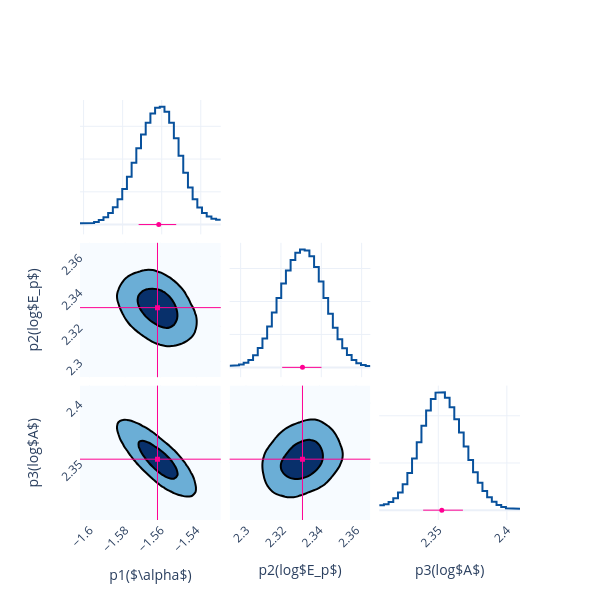

Notebook code for this chart:
### Code cell
fig = Plot.post_corner(boot, ploter='plotly')

### Figure 1 — Plotly figure (JSON) as saved in the notebook; plotly's stock layout.template omitted (floating-point values rounded to 4 significant figures; data arrays with more than 128 entries replaced by an {"elided": "..."} marker saying what was removed)
{"data": [{"line": {"color": "#08519c", "width": 2}, "mode": "lines", "name": "p1($\\alpha$)", "showlegend": false, "type": "scatter", "x": [-1.602, -1.599, -1.599, -1.597, -1.597, -1.595, -1.595, -1.592, -1.592, -1.59, -1.59, -1.587, -1.587, -1.585, -1.585, -1.583, -1.583, -1.58, -1.58, -1.578, -1.578, -1.575, -1.575, -1.573, -1.573, -1.571, -1.571, -1.568, -1.568, -1.566, -1.566, -1.563, -1.563, -1.561, -1.561, -1.559, -1.559, -1.556, -1.556, -1.554, -1.554, -1.551, -1.551, -1.549, -1.549, -1.547, -1.547, -1.544, -1.544, -1.542, -1.542, -1.539, -1.539, -1.537, -1.537, -1.535, -1.535, -1.532, -1.532, -1.53], "xaxis": "x", "y": [0.3753, 0.3753, 0.3908, 0.3908, 0.4966, 0.4966, 0.7942, 0.7942, 1.365, 1.365, 2.26, 2.26, 3.539, 3.539, 5.308, 5.308, 7.708, 7.708, 10.83, 10.83, 14.62, 14.62, 18.89, 18.89, 23.32, 23.32, 27.5, 27.5, 31.1, 31.1, 33.91, 33.91, 35.67, 35.67, 35.97, 35.97, 34.45, 34.45, 31.08, 31.08, 26.34, 26.34, 21.01, 21.01, 15.82, 15.82, 11.31, 11.31, 7.754, 7.754, 5.209, 5.209, 3.519, 3.519, 2.446, 2.446, 1.8, 1.8, 1.49, 1.49], "yaxis": "y"}, {"line": {"color": "#08519c", "width": 2}, "mode": "lines", "name": "p2(log$E_p$)", "showlegend": false, "type": "scatter", "x": [2.295, 2.297, 2.297, 2.299, 2.299, 2.302, 2.302, 2.304, 2.304, 2.306, 2.306, 2.308, 2.308, 2.311, 2.311, 2.313, 2.313, 2.315, 2.315, 2.318, 2.318, 2.32, 2.32, 2.322, 2.322, 2.325, 2.325, 2.327, 2.327, 2.329, 2.329, 2.332, 2.332, 2.334, 2.334, 2.336, 2.336, 2.339, 2.339, 2.341, 2.341, 2.343, 2.343, 2.346, 2.346, 2.348, 2.348, 2.35, 2.35, 2.353, 2.353, 2.355, 2.355, 2.357, 2.357, 2.36, 2.36, 2.362, 2.362, 2.364], "xaxis": "x5", "y": [0.5069, 0.5069, 0.6198, 0.6198, 0.8842, 0.8842, 1.39, 1.39, 2.277, 2.277, 3.711, 3.711, 5.849, 5.849, 8.771, 8.771, 12.42, 12.42, 16.61, 16.61, 21.06, 21.06, 25.44, 25.44, 29.39, 29.39, 32.59, 32.59, 34.76, 34.76, 35.76, 35.76, 35.44, 35.44, 33.68, 33.68, 30.44, 30.44, 26.02, 26.02, 21.07, 21.07, 16.26, 16.26, 12.02, 12.02, 8.534, 8.534, 5.797, 5.797, 3.729, 3.729, 2.242, 2.242, 1.258, 1.258, 0.6948, 0.6948, 0.4513, 0.4513], "yaxis": "y5"}, {"colorscale": [[0, "rgb(247,251,255)"], [0.125, "rgb(222,235,247)"], [0.25, "rgb(198,219,239)"], [0.375, "rgb(158,202,225)"], [0.5, "rgb(107,174,214)"], [0.625, "rgb(66,146,198)"], [0.75, "rgb(33,113,181)"], [0.875, "rgb(8,81,156)"], [1, "rgb(8,48,107)"]], "contours": {"end": 0.004751, "size": 0.003663, "start": 0.001088}, "line": {"width": 2}, "name": "p1($\\alpha$)&p2(log$E_p$)", "ncontours": 2, "showlegend": false, "showscale": false, "type": "contour", "x": [-1.605, -1.603, -1.601, -1.598, -1.596, -1.593, -1.591, -1.589, -1.586, -1.584, -1.581, -1.579, -1.577, -1.574, -1.572, -1.569, -1.567, -1.565, -1.562, -1.56, -1.557, -1.555, -1.553, -1.55, -1.548, -1.545, -1.543, -1.541, -1.538, -1.536, -1.533, -1.531, -1.529, -1.526], "xaxis": "x4", "y": [2.291, 2.293, 2.296, 2.298, 2.3, 2.303, 2.305, 2.307, 2.31, 2.312, 2.314, 2.317, 2.319, 2.321, 2.324, 2.326, 2.328, 2.331, 2.333, 2.335, 2.338, 2.34, 2.342, 2.345, 2.347, 2.349, 2.352, 2.354, 2.356, 2.359, 2.361, 2.363, 2.366, 2.368], "yaxis": "y4", "z": {"elided": "34x34 float values"}}, {"line": {"color": "#08519c", "width": 2}, "mode": "lines", "name": "p3(log$A$)", "showlegend": false, "type": "scatter", "x": [2.307, 2.31, 2.31, 2.314, 2.314, 2.317, 2.317, 2.321, 2.321, 2.324, 2.324, 2.327, 2.327, 2.331, 2.331, 2.334, 2.334, 2.338, 2.338, 2.341, 2.341, 2.345, 2.345, 2.348, 2.348, 2.351, 2.351, 2.355, 2.355, 2.358, 2.358, 2.362, 2.362, 2.365, 2.365, 2.369, 2.369, 2.372, 2.372, 2.375, 2.375, 2.379, 2.379, 2.382, 2.382, 2.386, 2.386, 2.389, 2.389, 2.392, 2.392, 2.396, 2.396, 2.399, 2.399, 2.403, 2.403, 2.406, 2.406, 2.41], "xaxis": "x9", "y": [1.048, 1.048, 1.271, 1.271, 1.742, 1.742, 2.524, 2.524, 3.729, 3.729, 5.493, 5.493, 7.906, 7.906, 10.93, 10.93, 14.38, 14.38, 17.91, 17.91, 21.11, 21.11, 23.56, 23.56, 24.91, 24.91, 24.97, 24.97, 23.83, 23.83, 21.81, 21.81, 19.26, 19.26, 16.44, 16.44, 13.5, 13.5, 10.63, 10.63, 8.013, 8.013, 5.811, 5.811, 4.067, 4.067, 2.746, 2.746, 1.781, 1.781, 1.106, 1.106, 0.6717, 0.6717, 0.4291, 0.4291, 0.3245, 0.3245, 0.2954, 0.2954], "yaxis": "y9"}, {"colorscale": [[0, "rgb(247,251,255)"], [0.125, "rgb(222,235,247)"], [0.25, "rgb(198,219,239)"], [0.375, "rgb(158,202,225)"], [0.5, "rgb(107,174,214)"], [0.625, "rgb(66,146,198)"], [0.75, "rgb(33,113,181)"], [0.875, "rgb(8,81,156)"], [1, "rgb(8,48,107)"]], "contours": {"end": 0.007326, "size": 0.005771, "start": 0.001555}, "line": {"width": 2}, "name": "p1($\\alpha$)&p3(log$A$)", "ncontours": 2, "showlegend": false, "showscale": false, "type": "contour", "x": [-1.605, -1.603, -1.601, -1.598, -1.596, -1.593, -1.591, -1.589, -1.586, -1.584, -1.581, -1.579, -1.577, -1.574, -1.572, -1.569, -1.567, -1.565, -1.562, -1.56, -1.557, -1.555, -1.553, -1.55, -1.548, -1.545, -1.543, -1.541, -1.538, -1.536, -1.533, -1.531, -1.529, -1.526], "xaxis": "x7", "y": [2.302, 2.305, 2.309, 2.312, 2.315, 2.319, 2.322, 2.326, 2.329, 2.333, 2.336, 2.339, 2.343, 2.346, 2.35, 2.353, 2.357, 2.36, 2.363, 2.367, 2.37, 2.374, 2.377, 2.38, 2.384, 2.387, 2.391, 2.394, 2.398, 2.401, 2.404, 2.408, 2.411, 2.415], "yaxis": "y7", "z": {"elided": "34x34 float values"}}, {"colorscale": [[0, "rgb(247,251,255)"], [0.125, "rgb(222,235,247)"], [0.25, "rgb(198,219,239)"], [0.375, "rgb(158,202,225)"], [0.5, "rgb(107,174,214)"], [0.625, "rgb(66,146,198)"], [0.75, "rgb(33,113,181)"], [0.875, "rgb(8,81,156)"], [1, "rgb(8,48,107)"]], "contours": {"end": 0.004467, "size": 0.003449, "start": 0.001018}, "line": {"width": 2}, "name": "p2(log$E_p$)&p3(log$A$)", "ncontours": 2, "showlegend": false, "showscale": false, "type": "contour", "x": [2.291, 2.293, 2.296, 2.298, 2.3, 2.303, 2.305, 2.307, 2.31, 2.312, 2.314, 2.317, 2.319, 2.321, 2.324, 2.326, 2.328, 2.331, 2.333, 2.335, 2.338, 2.34, 2.342, 2.345, 2.347, 2.349, 2.352, 2.354, 2.356, 2.359, 2.361, 2.363, 2.366, 2.368], "xaxis": "x8", "y": [2.302, 2.305, 2.309, 2.312, 2.315, 2.319, 2.322, 2.326, 2.329, 2.333, 2.336, 2.339, 2.343, 2.346, 2.35, 2.353, 2.357, 2.36, 2.363, 2.367, 2.37, 2.374, 2.377, 2.38, 2.384, 2.387, 2.391, 2.394, 2.398, 2.401, 2.404, 2.408, 2.411, 2.415], "yaxis": "y8", "z": {"elided": "34x34 float values"}}, {"error_x": {"array": [0.008934], "arrayminus": [0.01029], "color": "#FF0092", "symmetric": false, "thickness": 1, "type": "data", "width": 0}, "marker": {"color": "#FF0092", "size": 5, "symbol": "circle"}, "mode": "markers", "name": "p1($\\alpha$)", "showlegend": false, "type": "scatter", "x": [-1.562], "xaxis": "x", "y": [0.01], "yaxis": "y"}, {"error_x": {"array": [0.009431], "arrayminus": [0.01007], "color": "#FF0092", "symmetric": false, "thickness": 1, "type": "data", "width": 0}, "marker": {"color": "#FF0092", "size": 5, "symbol": "circle"}, "mode": "markers", "name": "p2(log$E_p$)", "showlegend": false, "type": "scatter", "x": [2.331], "xaxis": "x5", "y": [0.01], "yaxis": "y5"}, {"error_x": {"array": [0.0154], "arrayminus": [0.01361], "color": "#FF0092", "symmetric": false, "thickness": 1, "type": "data", "width": 0}, "marker": {"color": "#FF0092", "size": 5, "symbol": "circle"}, "mode": "markers", "name": "p3(log$A$)", "showlegend": false, "type": "scatter", "x": [2.353], "xaxis": "x9", "y": [0.01], "yaxis": "y9"}, {"marker": {"color": "#FF0092", "size": 5, "symbol": "square"}, "mode": "markers", "name": "p1($\\alpha$)&p2(log$E_p$)", "showlegend": false, "type": "scatter", "x": [-1.562], "xaxis": "x4", "y": [2.331], "yaxis": "y4"}, {"marker": {"color": "#FF0092", "size": 5, "symbol": "square"}, "mode": "markers", "name": "p1($\\alpha$)&p3(log$A$)", "showlegend": false, "type": "scatter", "x": [-1.562], "xaxis": "x7", "y": [2.353], "yaxis": "y7"}, {"marker": {"color": "#FF0092", "size": 5, "symbol": "square"}, "mode": "markers", "name": "p2(log$E_p$)&p3(log$A$)", "showlegend": false, "type": "scatter", "x": [2.331], "xaxis": "x8", "y": [2.353], "yaxis": "y8"}], "layout": {"height": 600, "shapes": [{"line": {"color": "#FF0092", "width": 1}, "type": "line", "x0": -1.562, "x1": -1.562, "xref": "x4", "y0": 0, "y1": 1, "yref": "y4 domain"}, {"line": {"color": "#FF0092", "width": 1}, "type": "line", "x0": 0, "x1": 1, "xref": "x4 domain", "y0": 2.331, "y1": 2.331, "yref": "y4"}, {"line": {"color": "#FF0092", "width": 1}, "type": "line", "x0": -1.562, "x1": -1.562, "xref": "x7", "y0": 0, "y1": 1, "yref": "y7 domain"}, {"line": {"color": "#FF0092", "width": 1}, "type": "line", "x0": 0, "x1": 1, "xref": "x7 domain", "y0": 2.353, "y1": 2.353, "yref": "y7"}, {"line": {"color": "#FF0092", "width": 1}, "type": "line", "x0": 2.331, "x1": 2.331, "xref": "x8", "y0": 0, "y1": 1, "yref": "y8 domain"}, {"line": {"color": "#FF0092", "width": 1}, "type": "line", "x0": 0, "x1": 1, "xref": "x8 domain", "y0": 2.353, "y1": 2.353, "yref": "y8"}], "width": 600, "xaxis": {"anchor": "y", "domain": [0, 0.32], "showticklabels": false, "tickangle": -45}, "xaxis2": {"anchor": "y2", "domain": [0.34, 0.66], "showticklabels": false, "tickangle": -45}, "xaxis3": {"anchor": "y3", "domain": [0.68, 1], "showticklabels": false, "tickangle": -45}, "xaxis4": {"anchor": "y4", "domain": [0, 0.32], "showticklabels": false, "tickangle": -45}, "xaxis5": {"anchor": "y5", "domain": [0.34, 0.66], "showticklabels": false, "tickangle": -45}, "xaxis6": {"anchor": "y6", "domain": [0.68, 1], "showticklabels": false, "tickangle": -45}, "xaxis7": {"anchor": "y7", "domain": [0, 0.32], "showticklabels": true, "tickangle": -45, "title": {"text": "p1($\\alpha$)"}}, "xaxis8": {"anchor": "y8", "domain": [0.34, 0.66], "showticklabels": true, "tickangle": -45, "title": {"text": "p2(log$E_p$)"}}, "xaxis9": {"anchor": "y9", "domain": [0.68, 1], "showticklabels": true, "tickangle": -45, "title": {"text": "p3(log$A$)"}}, "yaxis": {"anchor": "x", "domain": [0.68, 1], "showticklabels": false, "tickangle": -45}, "yaxis2": {"anchor": "x2", "domain": [0.68, 1], "showticklabels": false, "tickangle": -45}, "yaxis3": {"anchor": "x3", "domain": [0.68, 1], "showticklabels": false, "tickangle": -45}, "yaxis4": {"anchor": "x4", "domain": [0.34, 0.66], "showticklabels": true, "tickangle": -45, "title": {"text": "p2(log$E_p$)"}}, "yaxis5": {"anchor": "x5", "domain": [0.34, 0.66], "showticklabels": false, "tickangle": -45}, "yaxis6": {"anchor": "x6", "domain": [0.34, 0.66], "showticklabels": false, "tickangle": -45}, "yaxis7": {"anchor": "x7", "domain": [0, 0.32], "showticklabels": true, "tickangle": -45, "title": {"text": "p3(log$A$)"}}, "yaxis8": {"anchor": "x8", "domain": [0, 0.32], "showticklabels": false, "tickangle": -45}, "yaxis9": {"anchor": "x9", "domain": [0, 0.32], "showticklabels": false, "tickangle": -45}}}
